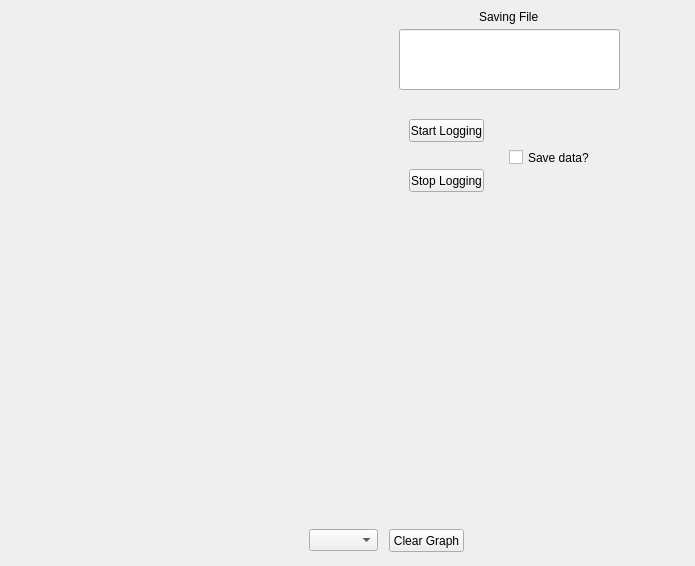
<?xml version="1.0" encoding="UTF-8"?>
<ui version="4.0">
 <class>log_window</class>
 <widget class="QWidget" name="log_window">
  <property name="geometry">
   <rect>
    <x>0</x>
    <y>0</y>
    <width>695</width>
    <height>566</height>
   </rect>
  </property>
  <property name="windowTitle">
   <string>Form</string>
  </property>
  <widget class="QWidget" name="device_menu" native="true">
   <property name="geometry">
    <rect>
     <x>9</x>
     <y>9</y>
     <width>331</width>
     <height>251</height>
    </rect>
   </property>
   <layout class="QFormLayout" name="formLayout"/>
  </widget>
  <widget class="QWidget" name="file_menu" native="true">
   <property name="geometry">
    <rect>
     <x>339</x>
     <y>9</y>
     <width>341</width>
     <height>251</height>
    </rect>
   </property>
   <widget class="QLabel" name="saving_file_label">
    <property name="geometry">
     <rect>
      <x>140</x>
      <y>0</y>
      <width>81</width>
      <height>16</height>
     </rect>
    </property>
    <property name="text">
     <string>Saving File</string>
    </property>
   </widget>
   <widget class="QLineEdit" name="saving_file_line">
    <property name="geometry">
     <rect>
      <x>60</x>
      <y>20</y>
      <width>221</width>
      <height>61</height>
     </rect>
    </property>
   </widget>
   <widget class="QPushButton" name="start_logging_button">
    <property name="geometry">
     <rect>
      <x>70</x>
      <y>110</y>
      <width>75</width>
      <height>23</height>
     </rect>
    </property>
    <property name="text">
     <string>Start Logging</string>
    </property>
   </widget>
   <widget class="QPushButton" name="stop_logging_button">
    <property name="geometry">
     <rect>
      <x>70</x>
      <y>160</y>
      <width>75</width>
      <height>23</height>
     </rect>
    </property>
    <property name="text">
     <string>Stop Logging</string>
    </property>
   </widget>
   <widget class="QCheckBox" name="save_data_check">
    <property name="geometry">
     <rect>
      <x>170</x>
      <y>140</y>
      <width>81</width>
      <height>17</height>
     </rect>
    </property>
    <property name="text">
     <string>Save data?</string>
    </property>
   </widget>
  </widget>
  <widget class="QWidget" name="graph_menu" native="true">
   <property name="geometry">
    <rect>
     <x>9</x>
     <y>529</y>
     <width>671</width>
     <height>61</height>
    </rect>
   </property>
   <widget class="QComboBox" name="comboBox_10">
    <property name="geometry">
     <rect>
      <x>300</x>
      <y>0</y>
      <width>69</width>
      <height>22</height>
     </rect>
    </property>
   </widget>
   <widget class="QPushButton" name="clear_graph_button">
    <property name="geometry">
     <rect>
      <x>380</x>
      <y>0</y>
      <width>75</width>
      <height>23</height>
     </rect>
    </property>
    <property name="text">
     <string>Clear Graph</string>
    </property>
   </widget>
  </widget>
  <widget class="QWidget" name="widget_4" native="true">
   <property name="geometry">
    <rect>
     <x>9</x>
     <y>259</y>
     <width>671</width>
     <height>241</height>
    </rect>
   </property>
  </widget>
 </widget>
 <resources/>
 <connections/>
</ui>
